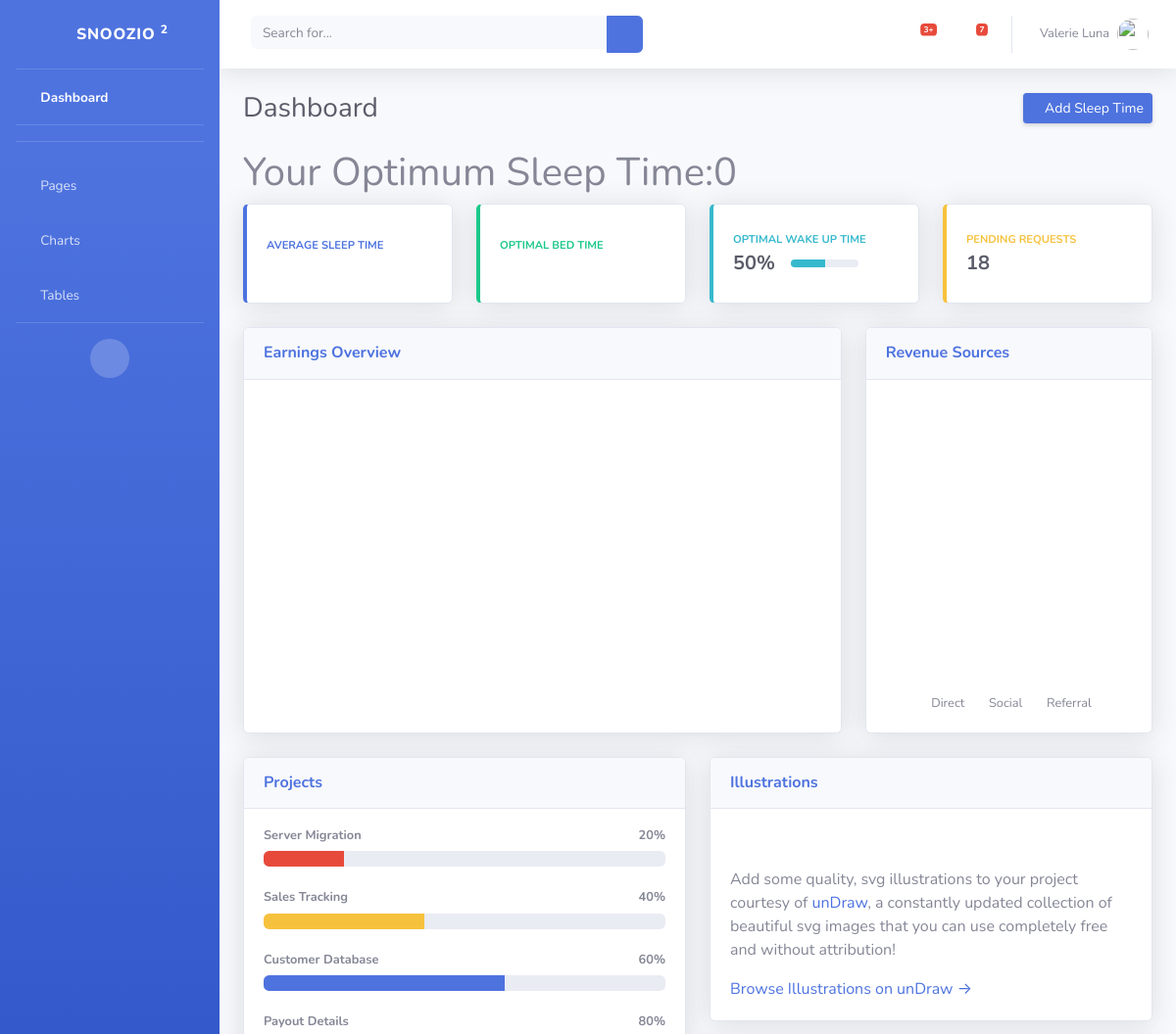
Page /success/1 (signed in, upper part) on the earlier database version.
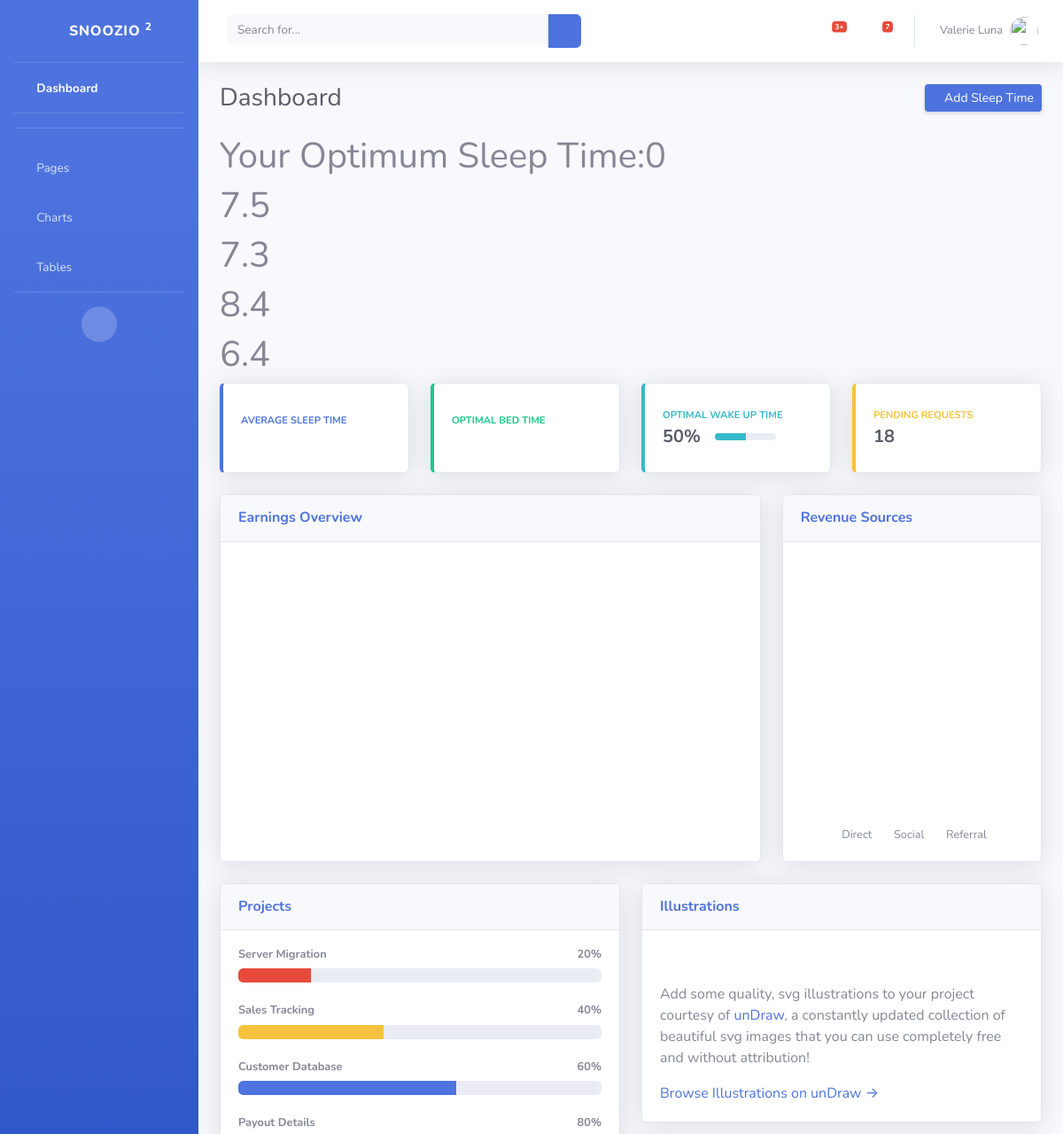
Same page on the later database version.
### SnoozioApp/models.py (models this page shows, shortened)
class SleepTimes(models.Model):
    user = models.ForeignKey(User,on_delete = models.CASCADE)
    total_sleep = models.FloatField()

### SnoozioApp/views.py (the view)
# urls.py: path('success/<int:pk>',views.SuccessView.as_view(),name = 'success'),
class SuccessView(ListView):
    model = Profile
    template_name = 'success.html'
    context_object_name = 'profile'
    for sleeptime in SleepTimes.objects.all():
        print(sleeptime.total_sleep,type(sleeptime.total_sleep))
    def get_context_data(self,**kwargs):
        ctx = super(SuccessView,self).get_context_data(**kwargs)
        ctx['sleeptime'] = SleepTimes.objects.all()
        return ctx

### templates/success.html (shortened to what this page needs)
{% load staticfiles %}
<!DOCTYPE html>
<html lang="en">
<head>
  <link href="{% static 'vendor/fontawesome-free/css/all.min.css' %}" rel="stylesheet" type="text/css">
  <link href="{% static 'css/sb-admin-2.min.css' %}" rel="stylesheet">
</head>
<body id="page-top">
  <div id="wrapper">
    <ul class="navbar-nav bg-gradient-primary sidebar sidebar-dark accordion" id="accordionSidebar">
      <a class="sidebar-brand d-flex align-items-center justify-content-center" href="index.html">
        <div class="sidebar-brand-icon rotate-n-15">
          <i class="fas fa-laugh-wink"></i>
        </div>
        <div class="sidebar-brand-text mx-3">Snoozio <sup>2</sup></div>
      </a>
      <hr class="sidebar-divider my-0">
      <li class="nav-item active">
        <a class="nav-link" href="index.html">
          <i class="fas fa-fw fa-tachometer-alt"></i>
          <span>Dashboard</span></a>
      </li>
      <hr class="sidebar-divider">
      <hr class="sidebar-divider">
      <li class="nav-item">
        <a class="nav-link collapsed" href="#" data-toggle="collapse" data-target="#collapsePages" aria-expanded="true" aria-controls="collapsePages">
          <i class="fas fa-fw fa-folder"></i>
          <span>Pages</span>
        </a>
      </li>
      <li class="nav-item">
        <a class="nav-link" href="charts.html">
          <i class="fas fa-fw fa-chart-area"></i>
          <span>Charts</span></a>
      </li>
      <li class="nav-item">
        <a class="nav-link" href="tables.html">
          <i class="fas fa-fw fa-table"></i>
          <span>Tables</span></a>
      </li>
      <hr class="sidebar-divider d-none d-md-block">
      <div class="text-center d-none d-md-inline">
        <button class="rounded-circle border-0" id="sidebarToggle"></button>
      </div>
    </ul>
    <div id="content-wrapper" class="d-flex flex-column">
      <div id="content">
        <nav class="navbar navbar-expand navbar-light bg-white topbar mb-4 static-top shadow">
          <form class="d-none d-sm-inline-block form-inline mr-auto ml-md-3 my-2 my-md-0 mw-100 navbar-search">
            <div class="input-group">
              <input type="text" class="form-control bg-light border-0 small" placeholder="Search for..." aria-label="Search" aria-describedby="basic-addon2">
              <div class="input-group-append">
                <button class="btn btn-primary" type="button">
                  <i class="fas fa-search fa-sm"></i>
                </button>
              </div>
            </div>
          </form>
          <ul class="navbar-nav ml-auto">
            <li class="nav-item dropdown no-arrow mx-1">
              <a class="nav-link dropdown-toggle" href="#" id="alertsDropdown" role="button" data-toggle="dropdown" aria-haspopup="true" aria-expanded="false">
                <i class="fas fa-bell fa-fw"></i>
                <span class="badge badge-danger badge-counter">3+</span>
              </a>
            </li>
            <li class="nav-item dropdown no-arrow mx-1">
              <a class="nav-link dropdown-toggle" href="#" id="messagesDropdown" role="button" data-toggle="dropdown" aria-haspopup="true" aria-expanded="false">
                <i class="fas fa-envelope fa-fw"></i>
                <span class="badge badge-danger badge-counter">7</span>
              </a>
            </li>
            <li class="nav-item dropdown no-arrow">
              <a class="nav-link dropdown-toggle" href="#" id="userDropdown" role="button" data-toggle="dropdown" aria-haspopup="true" aria-expanded="false">
                <span class="mr-2 d-none d-lg-inline text-gray-600 small">Valerie Luna</span>
                <img class="img-profile rounded-circle" src="https://source.unsplash.com/QAB-WJcbgJk/60x60">
              </a>
            </li>
          </ul>
        </nav>
        <div class="container-fluid">
          <div class="d-sm-flex align-items-center justify-content-between mb-4">
            <h1 class="h3 mb-0 text-gray-800">Dashboard</h1>
            <a href="{% url 'sleeptime' %}" class="d-none d-sm-inline-block btn btn-sm btn-primary shadow-sm"><i class="fas fa-download fa-sm text-white-50"></i> Add Sleep Time</a>
          </div>
          <div class = "testtime">
            {% if user.profile.age %}
            <h1>Your Optimum Sleep Time:{{user.profile.sleeptime}}</h1>
            {% else %}
              <a href = "{% url 'survey' user.pk%}"><h1>Calculate Your Sleep</h1></a>
            {% endif %}
            {% for time in sleeptime%}
              {% if time.user == user %}
                <h1>{{time.total_sleep}}</h1>
              {% endif %}
            {% endfor %}
            </div>
          <div class="row">
            <div class="col-xl-3 col-md-6 mb-4">
              <div class="card border-left-primary shadow h-100 py-2">
                <div class="card-body">
                  <div class="row no-gutters align-items-center">
                    <div class="col mr-2">
                      <div class="text-xs font-weight-bold text-primary text-uppercase mb-1">Average Sleep Time</div>
                    </div>
                    <div class="col-auto">
                      <i class="fas fa-calendar fa-2x text-gray-300"></i>
                    </div>
                  </div>
                </div>
              </div>
            </div>
            <div class="col-xl-3 col-md-6 mb-4">
              <div class="card border-left-success shadow h-100 py-2">
                <div class="card-body">
                  <div class="row no-gutters align-items-center">
                    <div class="col mr-2">
                      <div class="text-xs font-weight-bold text-success text-uppercase mb-1">Optimal Bed Time</div>
                    </div>
                    <div class="col-auto">
                      <i class="fas fa-dollar-sign fa-2x text-gray-300"></i>
                    </div>
                  </div>
                </div>
              </div>
            </div>
            <div class="col-xl-3 col-md-6 mb-4">
              <div class="card border-left-info shadow h-100 py-2">
                <div class="card-body">
                  <div class="row no-gutters align-items-center">
                    <div class="col mr-2">
                      <div class="text-xs font-weight-bold text-info text-uppercase mb-1">Optimal Wake Up Time</div>
                      <div class="row no-gutters align-items-center">
                        <div class="col-auto">
                          <div class="h5 mb-0 mr-3 font-weight-bold text-gray-800">50%</div>
                        </div>
                        <div class="col">
                          <div class="progress progress-sm mr-2">
                            <div class="progress-bar bg-info" role="progressbar" style="width: 50%" aria-valuenow="50" aria-valuemin="0" aria-valuemax="100"></div>
                          </div>
                        </div>
                      </div>
                    </div>
                    <div class="col-auto">
                      <i class="fas fa-clipboard-list fa-2x text-gray-300"></i>
                    </div>
                  </div>
                </div>
              </div>
            </div>
            <div class="col-xl-3 col-md-6 mb-4">
              <div class="card border-left-warning shadow h-100 py-2">
                <div class="card-body">
                  <div class="row no-gutters align-items-center">
                    <div class="col mr-2">
                      <div class="text-xs font-weight-bold text-warning text-uppercase mb-1">Pending Requests</div>
                      <div class="h5 mb-0 font-weight-bold text-gray-800">18</div>
                    </div>
                    <div class="col-auto">
                      <i class="fas fa-comments fa-2x text-gray-300"></i>
                    </div>
                  </div>
                </div>
              </div>
            </div>
          </div>
          <div class="row">
            <div class="col-xl-8 col-lg-7">
              <div class="card shadow mb-4">
                <div class="card-header py-3 d-flex flex-row align-items-center justify-content-between">
                  <h6 class="m-0 font-weight-bold text-primary">Earnings Overview</h6>
                  <div class="dropdown no-arrow">
                    <a class="dropdown-toggle" href="#" role="button" id="dropdownMenuLink" data-toggle="dropdown" aria-haspopup="true" aria-expanded="false">
                      <i class="fas fa-ellipsis-v fa-sm fa-fw text-gray-400"></i>
                    </a>
                  </div>
                </div>
                <div class="card-body">
                  <div class="chart-area">
                      <canvas id="myAreaChart" width="400" height="400"></canvas>
                  </div>
                </div>
              </div>
            </div>
            <div class="col-xl-4 col-lg-5">
              <div class="card shadow mb-4">
                <div class="card-header py-3 d-flex flex-row align-items-center justify-content-between">
                  <h6 class="m-0 font-weight-bold text-primary">Revenue Sources</h6>
                  <div class="dropdown no-arrow">
                    <a class="dropdown-toggle" href="#" role="button" id="dropdownMenuLink" data-toggle="dropdown" aria-haspopup="true" aria-expanded="false">
                      <i class="fas fa-ellipsis-v fa-sm fa-fw text-gray-400"></i>
                    </a>
                  </div>
                </div>
                <div class="card-body">
                  <div class="chart-pie pt-4 pb-2">
                    <canvas id="myChart"></canvas>
                  </div>
                  <div class="mt-4 text-center small">
                    <span class="mr-2">
                      <i class="fas fa-circle text-primary"></i> Direct
                    </span>
                    <span class="mr-2">
                      <i class="fas fa-circle text-success"></i> Social
                    </span>
                    <span class="mr-2">
                      <i class="fas fa-circle text-info"></i> Referral
                    </span>
                  </div>
                </div>
              </div>
            </div>
          </div>
          <div class="row">
            <div class="col-lg-6 mb-4">
              <div class="card shadow mb-4">
                <div class="card-header py-3">
                  <h6 class="m-0 font-weight-bold text-primary">Projects</h6>
                </div>
                <div class="card-body">
                  <h4 class="small font-weight-bold">Server Migration <span class="float-right">20%</span></h4>
                  <div class="progress mb-4">
                    <div class="progress-bar bg-danger" role="progressbar" style="width: 20%" aria-valuenow="20" aria-valuemin="0" aria-valuemax="100"></div>
                  </div>
                  <h4 class="small font-weight-bold">Sales Tracking <span class="float-right">40%</span></h4>
                  <div class="progress mb-4">
                    <div class="progress-bar bg-warning" role="progressbar" style="width: 40%" aria-valuenow="40" aria-valuemin="0" aria-valuemax="100"></div>
                  </div>
                  <h4 class="small font-weight-bold">Customer Database <span class="float-right">60%</span></h4>
                  <div class="progress mb-4">
                    <div class="progress-bar" role="progressbar" style="width: 60%" aria-valuenow="60" aria-valuemin="0" aria-valuemax="100"></div>
                  </div>
                  <h4 class="small font-weight-bold">Payout Details <span class="float-right">80%</span></h4>
                </div>
              </div>
            </div>
            <div class="col-lg-6 mb-4">
              <div class="card shadow mb-4">
                <div class="card-header py-3">
                  <h6 class="m-0 font-weight-bold text-primary">Illustrations</h6>
                </div>
                <div class="card-body">
                  <div class="text-center">
                  </div>
                  <p>Add some quality, svg illustrations to your project courtesy of <a target="_blank" rel="nofollow" href="https://undraw.co/">unDraw</a>, a constantly updated collection of beautiful svg images that you can use completely free and without attribution!</p>
                  <a target="_blank" rel="nofollow" href="https://undraw.co/">Browse Illustrations on unDraw &rarr;</a>
                </div>
              </div>
            </div>
          </div>
        </div>
      </div>
    </div>
  </div>
</body>
</html>

Differences in the rows shown:
added SleepTimes: total_sleep "7.5"
added SleepTimes: total_sleep "7.3"
added SleepTimes: total_sleep "8.4"
added SleepTimes: total_sleep "6.4"
